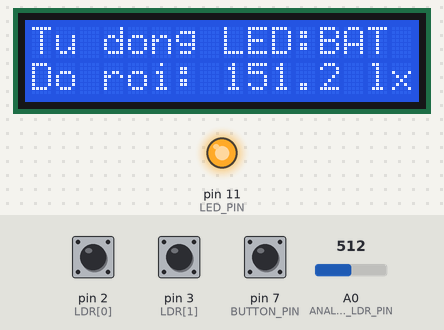
The sketch below on a simulated Arduino Uno, built with avr-gcc and run on an emulated ATmega328P. Parts: 16×2 character LCD, output pins drawn as LEDs (lit = HIGH). Inputs (shaded band) come from the test bench; at power-on: pin 7 (BUTTON_PIN) HIGH, pin 2 (LDR[0]) HIGH, A0 (ANALOG_LDR_PIN) = 512, pin 3 (LDR[1]) HIGH. What the sketch prints to the serial monitor is not drawn.

Above: at 1.3 s.
1.4 s: pin 7 (BUTTON_PIN) pulled LOW for 0.15 s
At 2.9 s:
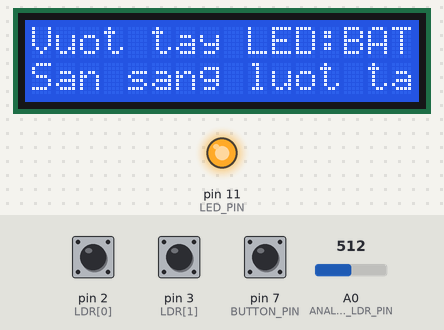
10.8 s: pin 2 (LDR[0]) pulled LOW for 0.15 s
At 13.4 s:
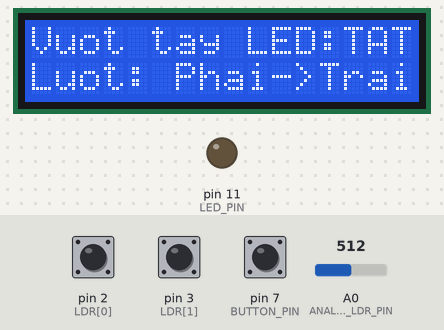
20.2 s: pin 7 (BUTTON_PIN) pulled LOW for 3.2 s
At 23.6 s:
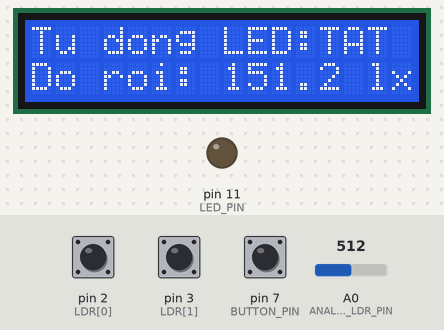
24.9 s: A0 (ANALOG_LDR_PIN) set to 0
At 27.7 s:
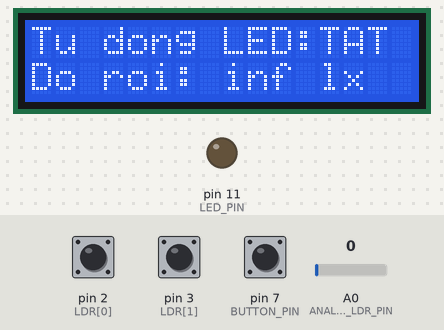
28.6 s: pin 2 (LDR[0]) pulled LOW for 1 s
At 30.8 s:
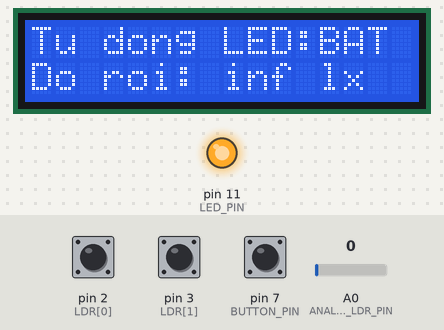
31.1 s: A0 (ANALOG_LDR_PIN) set to 60
At 33.1 s:
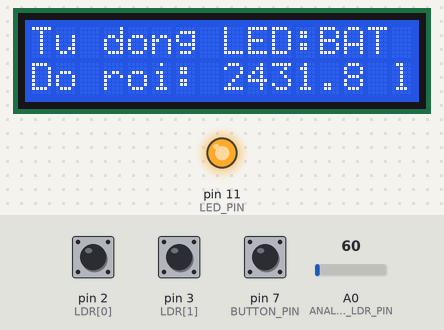
Timing chart, 0 to 34.6 s (numbered marks = the images above; inputs shaded):
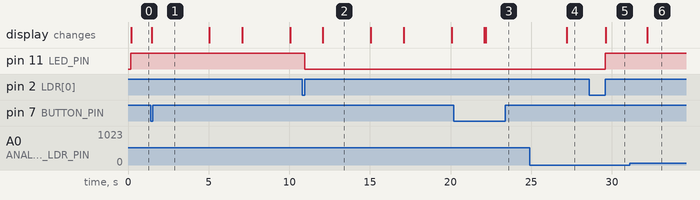

Measured:
- after the input at 1.4 s, the display: changes after 0.09 s (image 1)
- after the input at 10.8 s, pin 11 (LED_PIN): HIGH → LOW after 0.15 s; the display: changes after 1.3 s (image 2)
- after the input at 20.2 s, the display: first differs from a run without the input after 2.0 s (image 3)
- after the input at 24.9 s, the display: changes after 2.3 s (image 4)
- after the input at 28.6 s, pin 11 (LED_PIN): LOW → HIGH after 1.0 s; the display: changes after 1.0 s (image 5)
- after the input at 31.1 s, the display: changes after 1.1 s (image 6)
- what the display in image 2 shows lasts 3.0 s, from 12.1 s to 15.1 s

The sketch:

Mid_tern.ino
```cpp
// Định nghĩa các chân và hằng số
#include <Wire.h>
#include <LiquidCrystal_I2C.h>

#define BUTTON_PIN 7
#define LED_PIN 11
#define MODE_MANUAL 1
#define MODE_AUTO 0
#define ANALOG_LDR_PIN A0 // Chân analog để đọc giá trị cho tính toán Lux

// Mảng chứa các chân LDR
const int LDR[2] = {2, 3};

// Khởi tạo LCD với địa chỉ I2C là 0x27, 16 cột và 2 hàng
LiquidCrystal_I2C lcd(0x27, 16, 2);

// Biến trạng thái
int mode = MODE_MANUAL;
bool ledState = false;
volatile bool needLCDUpdate = false;
volatile int swipeDirection = 0; // 1: trái sang phải, -1: phải sang trái, 0: không có

// Biến cho xử lý nút nhấn
byte lastButtonState = HIGH;
unsigned long debounceDuration = 50;
unsigned long lastTimeButtonStateChanged = 0;

// Biến cho xử lý quét tay
volatile int lastTriggeredLDR = -1;
volatile unsigned long lastInterruptTime = 0;
const unsigned long swipeTimeout = 1500;     // Thời gian tối đa giữa các lần quét (ms)
const unsigned long debounceInterrupt = 300; // Thời gian chống dội cho interrupt (ms)

// Biến cho cập nhật LCD
unsigned long lastLCDUpdate = 0;
const unsigned long lcdUpdateInterval = 5000; // Cập nhật LCD mỗi 5 giây

void setup()
{
    // Khởi tạo cổng serial
    Serial.begin(9600);
    Serial.println("Hệ thống điều khiển LED khởi động...");

    // Khởi tạo LCD
    lcd.init();
    lcd.backlight();
    lcd.clear();
    lcd.setCursor(0, 0);
    lcd.print("Khoi dong...");

    // Cấu hình các chân I/O
    pinMode(LED_PIN, OUTPUT);
    pinMode(BUTTON_PIN, INPUT_PULLUP);
    pinMode(ANALOG_LDR_PIN, INPUT);

    // Cấu hình các chân LDR
    for (int i = 0; i < 2; i++)
    {
        pinMode(LDR[i], INPUT_PULLUP);
    }

    // Khởi tạo trạng thái interrupt theo chế độ hiện tại
    setupInterrupts();

    Serial.print("Chế độ hiện tại: ");
    Serial.println(mode == MODE_MANUAL ? "Thủ công (LED theo ánh sáng)" : "Tự động (LED theo quét tay)");

    // Cập nhật màn hình LCD ban đầu
    updateLCD();
}

// Hàm tính giá trị Lux từ cảm biến LDR analog
float calculateLux()
{
    int rawValue = analogRead(ANALOG_LDR_PIN);

    // Chuyển đổi giá trị analog sang điện áp
    float voltage = rawValue * (5.0 / 1023.0);

    // Công thức tính Lux: Lux = (2500/Volt - 500) / 3.3
    // Công thức này dựa trên đặc tính của LDR và điện trở kéo lên
    float lux = (2500 / voltage - 500) / 3.3;

    return lux;
}

// Cập nhật thông tin hiển thị trên LCD cho chế độ tự động
void updateAutoModeLCD()
{
    lcd.clear();

    // Dòng 1: Hiển thị chế độ và trạng thái LED
    lcd.setCursor(0, 0);
    lcd.print("Tu dong ");
    lcd.print("LED:");
    if (digitalRead(LED_PIN) == HIGH)
    {
        lcd.print("BAT");
        ledState = true;
    }
    else
    {
        lcd.print("TAT");
        ledState = false;
    }

    // Dòng 2: Hiển thị độ rọi
    lcd.setCursor(0, 1);
    float currentLux = calculateLux();
    Serial.print("Lux:");
    Serial.println(currentLux);
    lcd.print("Do roi: ");
    lcd.print(currentLux, 1);
    lcd.print(" lx");
}

// Cập nhật thông tin hiển thị trên LCD cho chế độ lướt tay
void updateManualModeLCD()
{
    lcd.clear();

    // Dòng 1: Hiển thị chế độ và trạng thái LED
    lcd.setCursor(0, 0);
    lcd.print("Vuot tay ");
    lcd.print("LED:");
    if (digitalRead(LED_PIN) == HIGH)
    {
        lcd.print("BAT");
        ledState = true;
    }
    else
    {
        lcd.print("TAT");
        ledState = false;
    }

    // Dòng 2: Hiển thị thông tin về lướt tay
    lcd.setCursor(0, 1);
    if (swipeDirection != 0)
    {
        if (swipeDirection > 0)
        {
            lcd.print("Luot: Trai->Phai");
        }
        else if (swipeDirection < 0)
        {
            lcd.print("Luot: Phai->Trai");
        }
        swipeDirection = 0; // Reset sau khi hiển thị
    }
    else
    {
        lcd.print("San sang luot tay");
    }
}

// Cập nhật thông tin hiển thị trên LCD dựa vào chế độ
void updateLCD()
{
    if (mode == MODE_MANUAL)
    {
        updateAutoModeLCD();
    }
    else
    {
        updateManualModeLCD();
    }
    needLCDUpdate = false;
}

// Cấu hình các interrupt dựa trên chế độ hiện tại
void setupInterrupts()
{
    if (mode == MODE_AUTO)
    {
        attachInterrupt(digitalPinToInterrupt(LDR[0]), handleSwipe, CHANGE);
        attachInterrupt(digitalPinToInterrupt(LDR[1]), handleSwipe, CHANGE);
        Serial.println("Đã kích hoạt chế độ quét tay");
    }
    else
    {
        detachInterrupt(digitalPinToInterrupt(LDR[0]));
        detachInterrupt(digitalPinToInterrupt(LDR[1]));
        Serial.println("Đã vô hiệu hóa chế độ quét tay");
    }
}

// Xử lý nút nhấn để chuyển đổi chế độ
void checkButton()
{
    byte currentButtonState = digitalRead(BUTTON_PIN);
    unsigned long currentTime = millis();

    if (currentButtonState != lastButtonState)
    {
        if (currentTime - lastTimeButtonStateChanged > debounceDuration)
        {
            lastTimeButtonStateChanged = currentTime;

            if (currentButtonState == LOW)
            { // Nút được nhấn (LOW do INPUT_PULLUP)
                // Chuyển đổi chế độ
                mode = (mode == MODE_MANUAL) ? MODE_AUTO : MODE_MANUAL;

                Serial.print("Đã chuyển sang chế độ: ");
                Serial.println(mode == MODE_MANUAL ? "Tự động (LED theo ánh sáng)" : "Thủ công (LED theo quét tay)");

                // Reset các biến quét tay khi chuyển chế độ
                if (mode == MODE_AUTO)
                {
                    lastTriggeredLDR = -1;
                    swipeDirection = 0;
                }

                // Cập nhật cấu hình interrupt
                setupInterrupts();

                // Đánh dấu cần cập nhật LCD
                needLCDUpdate = true;
            }
        }
        lastButtonState = currentButtonState;
    }
}

// Chế độ tự động: Bật LED khi trời tối, tắt LED khi trời sáng
void autoMode()
{
    int lightLevel = digitalRead(LDR[0]); // Sử dụng LDR[0] để đọc mức ánh sáng
    static int lastLightLevel = -1;

    if (lightLevel != lastLightLevel)
    {
        if (lightLevel == HIGH)
        {                                // HIGH = Ít ánh sáng (do INPUT_PULLUP)
            digitalWrite(LED_PIN, HIGH); // Trời tối -> Bật LED
            Serial.println("Phát hiện ánh sáng yếu -> BẬT LED");
        }
        else
        {
            digitalWrite(LED_PIN, LOW); // Trời sáng -> Tắt LED
            Serial.println("Phát hiện ánh sáng mạnh -> TẮT LED");
        }
        lastLightLevel = lightLevel;

        // Đánh dấu cần cập nhật LCD
        needLCDUpdate = true;
    }
}

// Xử lý sự kiện quét tay (được gọi bởi interrupt)
void handleSwipe()
{
    if (mode != MODE_AUTO)
    {
        return; // Chỉ xử lý khi ở chế độ tự động
    }

    unsigned long currentTime = millis();
    int triggeredLDR = -1;

    // Xác định LDR được kích hoạt
    for (int i = 0; i < 2; i++)
    {
        if (digitalRead(LDR[i]) == HIGH)
        {
            triggeredLDR = i;
            break;
        }
    }

    // Chỉ xử lý khi có LDR được kích hoạt
    if (triggeredLDR != -1)
    {
        // Kiểm tra thời gian chỉ khi là LDR mới
        if (triggeredLDR != lastTriggeredLDR)
        {
            // Debounce ngắn hơn cho hành động lướt
            if (currentTime - lastInterruptTime < 50)
            {
                return;
            }

            // Xử lý hướng quét
            if (lastTriggeredLDR != -1)
            {
                if (triggeredLDR > lastTriggeredLDR)
                {
                    digitalWrite(LED_PIN, HIGH);
                    Serial.println("Bật LED - Lướt từ trái sang phải");
                    swipeDirection = 1;
                }
                else if (triggeredLDR < lastTriggeredLDR)
                {
                    digitalWrite(LED_PIN, LOW);
                    Serial.println("Tắt LED - Lướt từ phải sang trái");
                    swipeDirection = -1;
                }

                // Đánh dấu cần cập nhật LCD
                needLCDUpdate = true;
            }

            lastTriggeredLDR = triggeredLDR;
            lastInterruptTime = currentTime;
        }
    }
}

// Kiểm tra xem có lỗi với cảm biến LDR không
bool checkLDRStatus()
{
    if (mode == MODE_AUTO)
    {
        int ldr0Status = digitalRead(LDR[0]);
        int ldr1Status = digitalRead(LDR[1]);

        if (ldr0Status == ldr1Status && ldr0Status == HIGH)
        {
            // Cả hai LDR cùng HIGH là bất thường (có thể bị che hoặc lỗi)
            Serial.println("CẢNH BÁO: Có thể LDR bị lỗi hoặc đang bị che! LDR0: " + String(ldr0Status) + " LDR1: " + String(ldr1Status));

            // Hiển thị cảnh báo trên LCD
            lcd.clear();
            lcd.setCursor(0, 0);
            lcd.print("CANH BAO!");
            lcd.setCursor(0, 1);
            lcd.print("LDR co the loi");

            delay(2000); // Hiển thị cảnh báo trong 2 giây

            // Đánh dấu cần cập nhật LCD
            needLCDUpdate = true;

            return false;
        }
    }
    return true;
}

// Reset lastTriggeredLDR sau một khoảng thời gian
void checkSwipeTimeout()
{
    if (mode == MODE_AUTO && lastTriggeredLDR != -1)
    {
        unsigned long currentTime = millis();
        if (currentTime - lastInterruptTime > swipeTimeout)
        {
            lastTriggeredLDR = -1; // Reset nếu không có sự kiện mới trong khoảng thời gian swipeTimeout
            Serial.println("Đã reset trạng thái quét tay do hết thời gian");
        }
    }
}

// Hàm chính
void loop()
{
    // Kiểm tra nút nhấn
    checkButton();

    // Thực hiện chức năng theo chế độ
    if (mode == MODE_MANUAL)
    {
        autoMode();

        // Cập nhật giá trị Lux và LCD định kỳ mỗi 5 giây (chỉ ở chế độ thủ công)
        unsigned long currentMillis = millis();
        if (currentMillis - lastLCDUpdate > lcdUpdateInterval)
        {
            needLCDUpdate = true;
            lastLCDUpdate = currentMillis;
        }
    }
    else
    {
        // Kiểm tra timeout cho chế độ quét tay
        checkSwipeTimeout();
    }

    // Kiểm tra trạng thái LDR định kỳ
    static unsigned long lastCheck = 0;
    unsigned long currentMillis = millis();
    if (currentMillis - lastCheck > 5000)
    { // Kiểm tra 5 giây một lần
        checkLDRStatus();
        lastCheck = currentMillis;
    }

    // Cập nhật LCD nếu cần
    if (needLCDUpdate)
    {
        updateLCD();
    }

    // Delay nhỏ giúp ổn định hệ thống
    delay(10);
}
```
